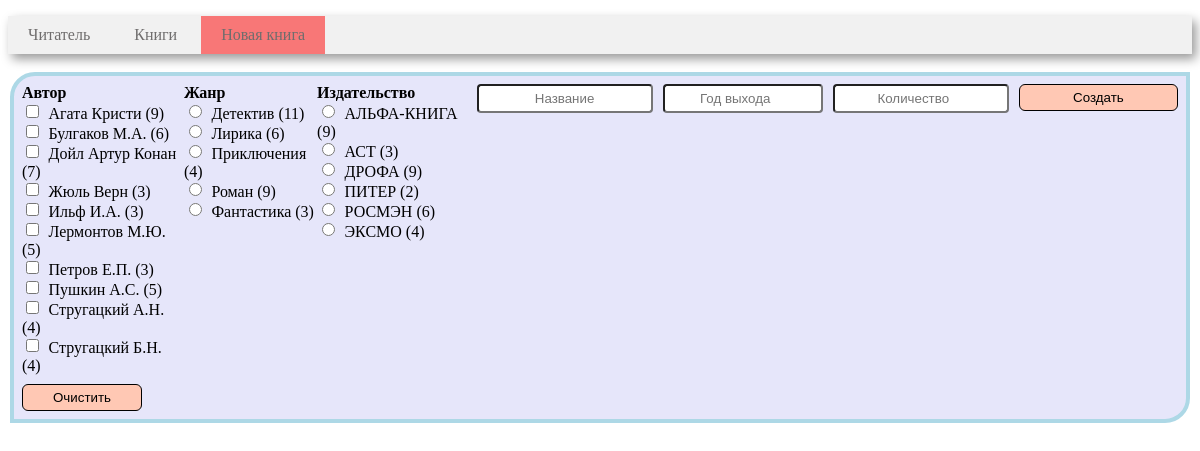
/new_book, run on the app's committed database.
### tables this page shows
CREATE TABLE author (
       author_id INTEGER PRIMARY KEY AUTOINCREMENT,
	   author_name VARCHAR(30)
);

CREATE TABLE genre (
       genre_id INTEGER PRIMARY KEY AUTOINCREMENT,
	   genre_name VARCHAR(30)
);

CREATE TABLE publisher (
       publisher_id INTEGER PRIMARY KEY AUTOINCREMENT,
	   publisher_name VARCHAR(40)
);

### controllers/new_book.py (the view)
@app.route('/new_book', methods=['get'])
def new_book():
    conn = get_db_connection()
    if request.values.get('name'):
        create_new_book(conn, request.values.getlist('author'), request.values.get('genre'),
                        request.values.get('publisher'),
                        request.values.get('name'), request.values.get('year'), request.values.get('amount'))
    df_genre = get_genre(conn)
    df_author = get_author(conn)
    df_publisher = get_publisher(conn)
    conn.close()
    html = render_template(
        'new_book.html',
        genre=df_genre,
        author=df_author,
        publisher=df_publisher,
        len=len,
        print=print,
    )
    if request.values.get('name'):
        return flask.redirect('http://127.0.0.1:5000/new_book', code=302)
    else:
        return html

### models/book_search_model.py (called while the page is built)
def get_genre(conn):
    return pd.read_sql("""
 SELECT genre_name,count(b.book_id) as counting
 FROM genre
 join book b on genre.genre_id = b.genre_id
 group by genre_name
 order by genre_name
 """, conn)

def get_author(conn):
    return pd.read_sql("""
 SELECT a.author_name,count(ba.book_id) as counting
 FROM book_author ba
 join author a on ba.author_id = a.author_id
 group by ba.author_id
 order by a.author_name
 """, conn)

def get_publisher(conn):
    return pd.read_sql("""
 SELECT publisher_name, count(b.book_id)
 FROM publisher
 join book b on publisher.publisher_id = b.publisher_id
 group by publisher_name
 order by publisher_name
 """, conn)

### utils.py (called while the page is built)
def get_db_connection():
    return sqlite3.connect('library.sqlite')

### templates/new_book.html (shortened to what this page needs)
<!DOCTYPE html>
<head>
    <link rel="stylesheet" href="/static/css/style.css">
    {% macro render_list(title, type, name, relation, selected) %}
        <div>
            <b>{{ title }}</b><br>
            {% set n = len(relation) %}
            {% for i in range(n) %}
                {% if relation.iloc[i][0] in selected %}
                    <input checked type="{{type}}" name={{ name }} value='{{ relation.iloc[i][0] }}' id=
                            {{ name }}{{ i }}>
                    <label for={{ name }}{{ i }} class="details_label">{{ relation.iloc[i][0] }}
                        ({{ relation.iloc[i][1] }})</label>
                    <br>
                {% else %}
                    <input type="{{type}}" name={{ name }} value='{{ relation.iloc[i][0] }}' id=
                            {{ name }}{{ i }}>
                    <label for={{ name }}{{ i }} class="details_label">{{ relation.iloc[i][0] }}
                        ({{ relation.iloc[i][1] }})</label>
                    <br>
                {% endif %}
            {% endfor %}
        </div>
    {% endmacro %}
</head>
<body>
<div class=menu>
    <ul>
        <li><a href={{ url_for("index") }}>Читатель</a></li>
        <li><a href={{ url_for("book_search") }}>Книги</a></li>
        <li class=active><a href={{ url_for("new_book") }}>Новая книга</a></li>
    </ul>
</div>
<div class="container">
    <div class="form" style="width: max-content;">
        <form method="get" style="display: inline-flex; flex-direction: row;">
            {{ render_list("Автор", "checkbox", "author", author, author_list) }}
            {{ render_list("Жанр", "radio", "genre", genre, genre_list) }}
            {{ render_list("Издательство", "radio", "publisher", publisher, publisher_list) }}
            <input type="text" name="name" placeholder="Название" style="width: 162px; height: min-content; margin-left: 10px;" required>
            <input type="number" min="1900" max="2023" name="year" placeholder="Год выхода" style="width: 162px; height: min-content; margin-left: 10px;" required>
            <input type="number" min="0" name="amount" placeholder="Количество" style="width: 162px; height: min-content; margin-left: 10px;" required>
            <br>
            <input type="submit" class="button" value="Создать" style="width: 174px; height: min-content; margin-left: 10px;">
        </form>
        <form action="{{ url_for('new_book') }}" method="get" style="float: end; margin-top: 10px;">
            <input type="submit" class="button" value="Очистить" style="width: 120px;">
        </form>
    </div>
</div>
</body>
</html>

### static/css/style.css (style rules this page uses)
.menu { background-color: #f1f1f1; box-shadow: 4px 5px 10px rgba(0, 0, 0, 0.4); width: 100%; }
.menu li { display: inline-block; vertical-align: top; color: #6f6d6d; padding: 10px; }
.menu a { text-decoration: none; color: #6f6d6d; padding: 10px; }
.menu ul { padding: 0; }
.active { background-color: #f87777; color: #f8f8f8; }
input { width: auto; padding: 5px; border-radius: 4px; text-align: center; }
.container { display: flex; flex-direction: row; flex-wrap: wrap; grid-gap: 30px; }
.button { cursor: pointer; background-color: #ffc8b4; border: 1px solid black; border-radius: 6px; padding: 5px 10px; }
.form { margin: 2px; border: 4px solid lightblue; padding: 8px; border-radius: 25px 0; background: lavender; width: 180px; height: fit-content; }
.details_label { cursor: pointer; padding: 2.5px; border-radius: 6px; width: max-content; }

### data on the page
author: author_name "Агата Кристи", iloc "9"
author: author_name "Булгаков М.А.", author_id "6"
author: author_name "Дойл Артур Конан", iloc "7"
author: author_name "Жюль Верн", author_id "3"
author: author_name "Ильф И.А.", iloc "3"
author: author_name "Лермонтов М.Ю.", iloc "5"
author: author_name "Петров Е.П.", iloc "3"
author: author_name "Пушкин А.С.", iloc "5"
author: author_name "Стругацкий А.Н.", iloc "4"
author: author_name "Стругацкий Б.Н.", iloc "4"
genre: genre_name "Детектив", iloc "11"
genre: genre_name "Лирика", iloc "6"
genre: genre_name "Приключения", iloc "4"
genre: genre_name "Роман", iloc "9"
genre: genre_name "Фантастика", iloc "3"
publisher: publisher_name "АЛЬФА-КНИГА", iloc "9"
publisher: publisher_name "АСТ", iloc "3"
publisher: publisher_name "ДРОФА", iloc "9"
publisher: publisher_name "ПИТЕР", publisher_id "2"
publisher: publisher_name "РОСМЭН", iloc "6"
publisher: publisher_name "ЭКСМО", iloc "4"

### other printed values
{{ title }} "Автор Жанр Издательство"
